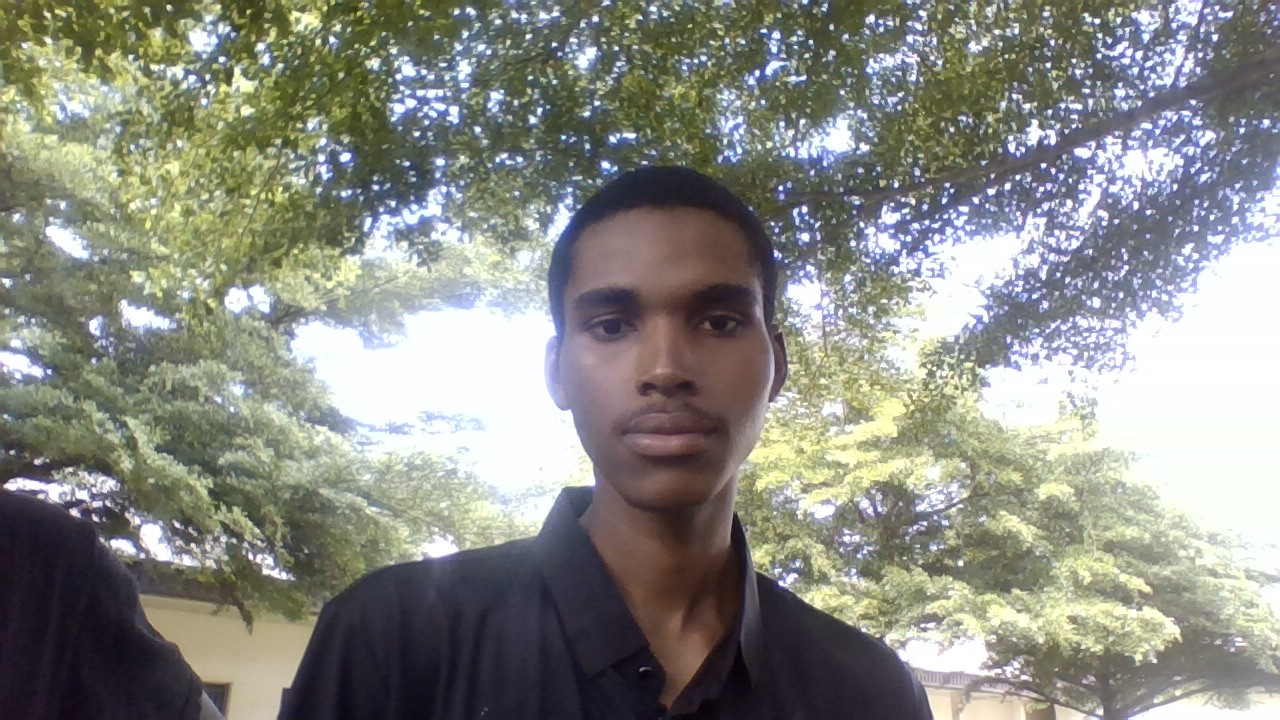
#> input picture haruna.jpg, 1280 x 720 px
$ python picture.py
#> lines starting #> are read from the running program, lines starting #| are printed output that depends on the picture; after the words box and inside, x2 and y2 are one past the last pixel; in counts of white or black regions, pixels touching at a corner belong together
import cv2

face_haar_cascade = cv2.CascadeClassifier('haarcascade_frontalface_default.xml')

image = cv2.imread('haruna.jpg')
#> image is the input picture: shape (720, 1280, 3); mean B, G, R 132.4, 139.4, 138.5

grey = cv2.cvtColor(image, cv2.COLOR_BGR2GRAY)
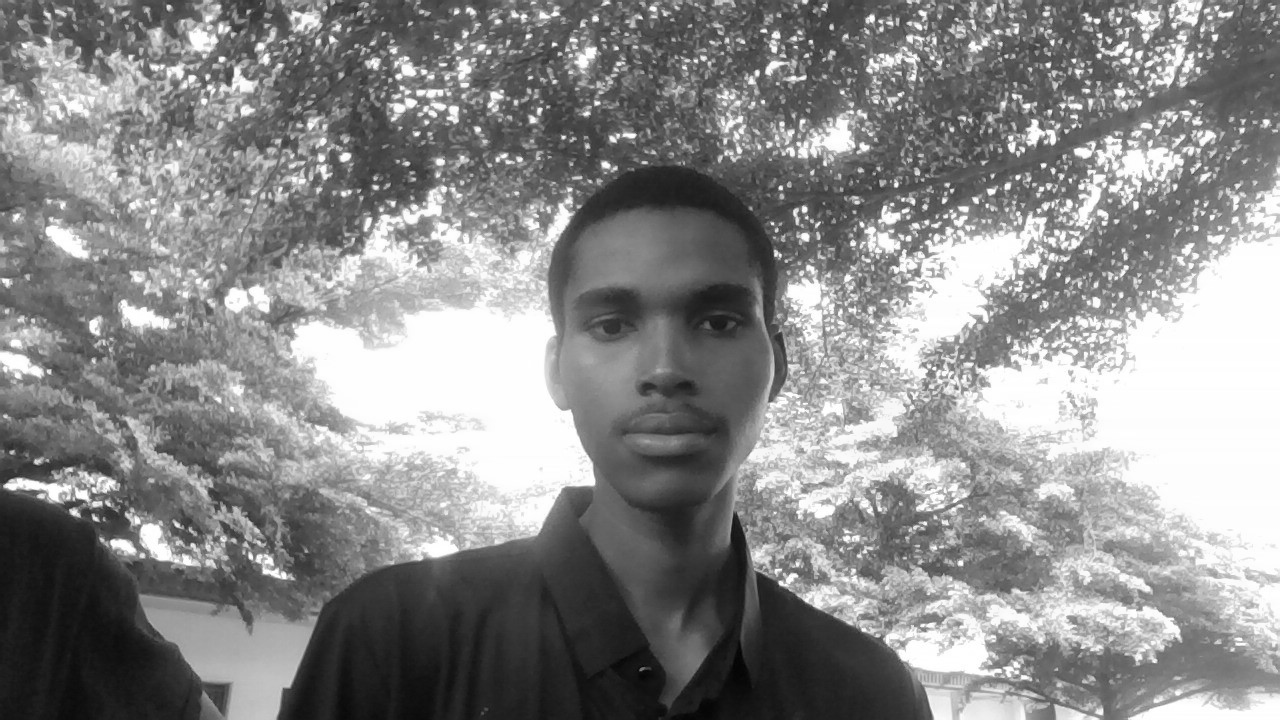
#> grey: shape (720, 1280); min 2, max 255, mean 138.3

# cv2.imshow("Grey", grey)

# cv2.waitKey(0)

faces = face_haar_cascade.detectMultiScale(grey, 1.1, 4)
#> faces = [[825, 218, 53, 53], [540, 220, 248, 248]]
for (x, y, w, h) in faces:
    cv2.rectangle(image, (x, y), (x + w, y + h), (0, 255, 0), 5)
#> this loop made 2 passes
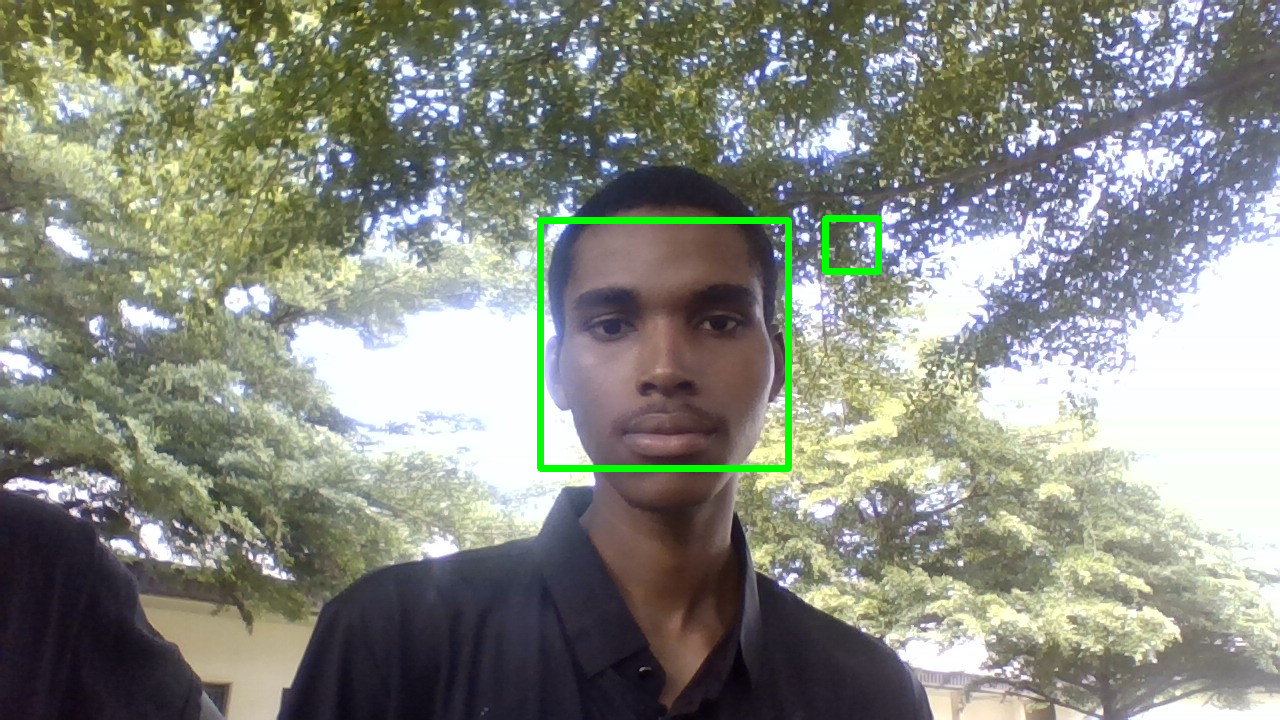
#> image: shape (720, 1280, 3); 0.91% of pixels changed, all inside (x1, y1, x2, y2) = (537, 215, 882, 472)

cv2.imshow("Faces", image)
cv2.waitKey(0)
